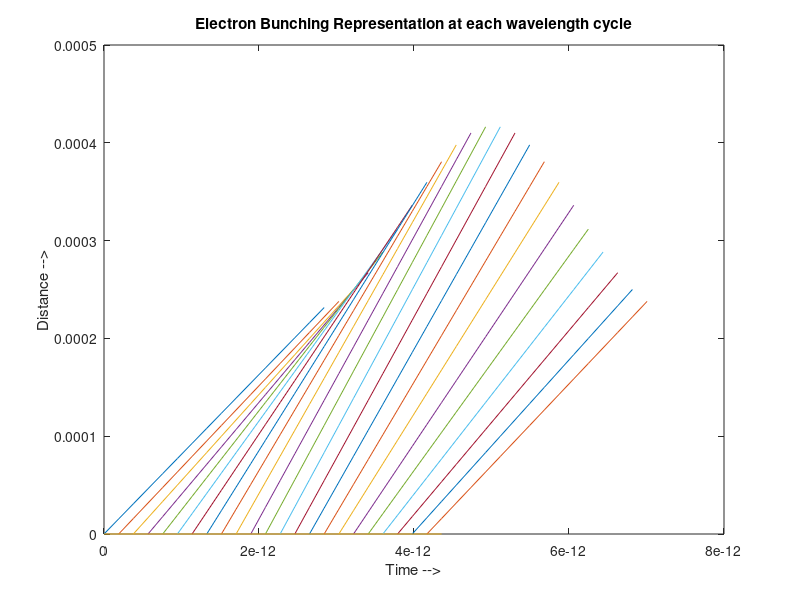
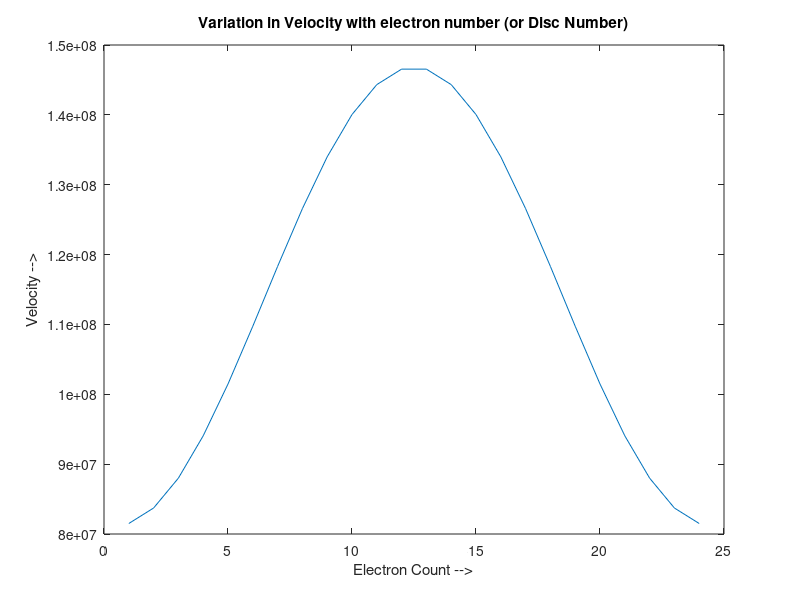
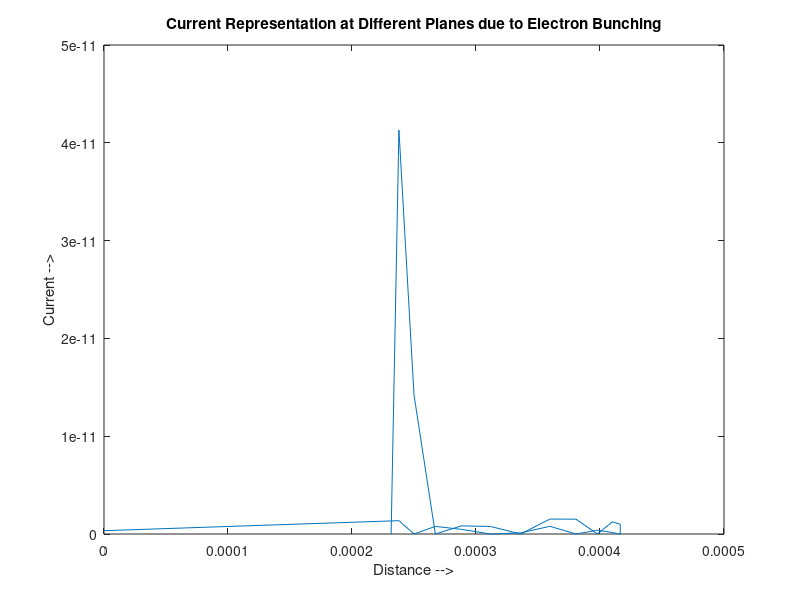

These charts were generated, in order, by the following MATLAB code:
%_________________________________________________________________________
%Simulation Code for Staggered Double Vane                                |
%Traveling Wave Tube                                                      |
%_________________________________________________________________________|
%Author: Aakash Bansal                                                    |  
%Dated : 13th July 2017                                                   |
%Place : MWT Division, CSIR-CEERI, Pilani                                 |
%Guide : Dr. Vishnu Srivastava, Emeritus Sci.                             |
%_________________________________________________________________________|

close all
clear all
clc

%_________________________________________________________________________
%Constant Values                                                          |
%_________________________________________________________________________|
c = 299792458;      %Speed of Light                                       |
e = 1.6*10^(-19);   %Electron Charge                                      |
m = 9.11*10^(-31);  %Mass of Electron                                     |
%_________________________________________________________________________|

%_________________________________________________________________________
%Variable Values                                                          |
%_________________________________________________________________________|
F = 220000000000;               %Operating Frequency                      |
I = 100;                        %Beam Current in mA                       |
V = 20;                         %Beam Voltage in kV                       |
BW= 50660000000;                %BandWidth of the RF Signal               |
Beam_T = 100;                   %Beam Thickness                           |
Beam_W = 600;                   %Beam Width                               |
ND = 24;                        %Number of Disc(or electrons)             |
NS = 16;                        %Number of Steps per Lambda_rf            |
NR = 1;                         %Number of cycles                         |
Pin= 1;                         %Input Power of RF Signal                 |
%_________________________________________________________________________|

%Calculating Beam Velocity
%Using Equation 1 specified in the documentation
u0 = c*sqrt(1-1/(1+(V/511))^2);
%Calculating Axial Propagation Constant 
%Using equation 2 specified in the documentation
Beta = 2*pi*F/u0;
%Calculating Pitch
Pitch = 2.5*pi/Beta;
%Calculating Gap
Gap = 0.3*Pitch;
%Calculating Vane Thickness
V_Thick = Pitch - Gap;
%Calculating Beam Tunnel Height
A = 1/Beta;
B_T_Height = 2*A;
%Calculating Vane Height
V_Height = 3 * B_T_Height;
%Calculating Total Height
H = (2*V_Height) + B_T_Height;
%Calculating upper and lower cutoff frequency
Fu = F + BW/2;
Fl = F - BW/2;
%Calculating Width of the Rectangular Waveguide
W = c/(2*Fl);
%Calculating Current Density
J = (I*10^5)/(Beam_T*Beam_W);
%Calculating Wavelength
Lambda = 2*pi/Beta;
%Calculating Charge
q = (J*Beam_T*Beam_W)/(1000000*ND*6*F);
%Calculating Impedance - This is for Helix and needs to be updated for
%staggered later
k = 2*pi*F/c;
Gamma = sqrt((Beta^2) - (k^2));
%N is SlowDown Factor
N = Beta/k;
a = 2*A;
num = (((besseli(0,(Gamma*a)))^2)-((besseli(1,(Gamma*a)))^2))*N;
den = ((2*(besseli(0,(Gamma*a)))*(besseli(1,(Gamma*a))))-((besseli(0,(Gamma*a)))^2)+((besseli(1,(Gamma*a)))^2));
Z = (120/(Gamma*a))*((Gamma^4)/(Beta^4))*(num/den);
%Calculating Electric Field
E0 = Beta*sqrt(2*Z*Pin);
dt = NR/(F*ND);
t(1,1) = 0;
z(1:ND,1:NS) = 0;

%Calculating Velocity for all electrons

v(1) = u0;

for k = 1:ND-1
    for j = 1:NS-1
        z(k,j+1) = z(k,j) + dt*v(k);
        t(k,j+1) = t(k,j) + dt;
    end
    t(k+1,1) = t(k,2);
    v(k+1) = v(k) + dt*e*E0*1000*sin(2*pi*F*t(k,2))*sqrt(1-(u0/c)^2)/m;
end

for k = 1:ND
    plot(t(k,:),z(k,:));
    hold on
end
xlabel('Time -->');
ylabel('Distance -->');
title('Electron Bunching Representation at each wavelength cycle');

figure;
plot(v);
xlabel('Electron Count -->');
ylabel('Velocity -->');
title('Variation in Velocity with electron number (or Disc Number)');

%RF Beam Current Calculations
current_constant = 2*F*e*Beam_T/1000000;
ang_f = 2*pi*F;
for j=1:ND-1
    val(:,j) = (sin(j*ang_f*Beam_T/(2*v(j)*1000000))/(j*ang_f*Beam_T/(2*v(j)*1000000)))*exp(-i*j*ang_f*t(j,:));
end
i(1)=0;
for j=1:ND-1
    i(j+1) = current_constant*sum(val(:,j));
end
figure;
abs_i = abs(i);
plot(z(:,NS),abs_i);
title('Current Representation at Different Planes due to Electron Bunching');
xlabel('Distance -->');
ylabel('Current -->');